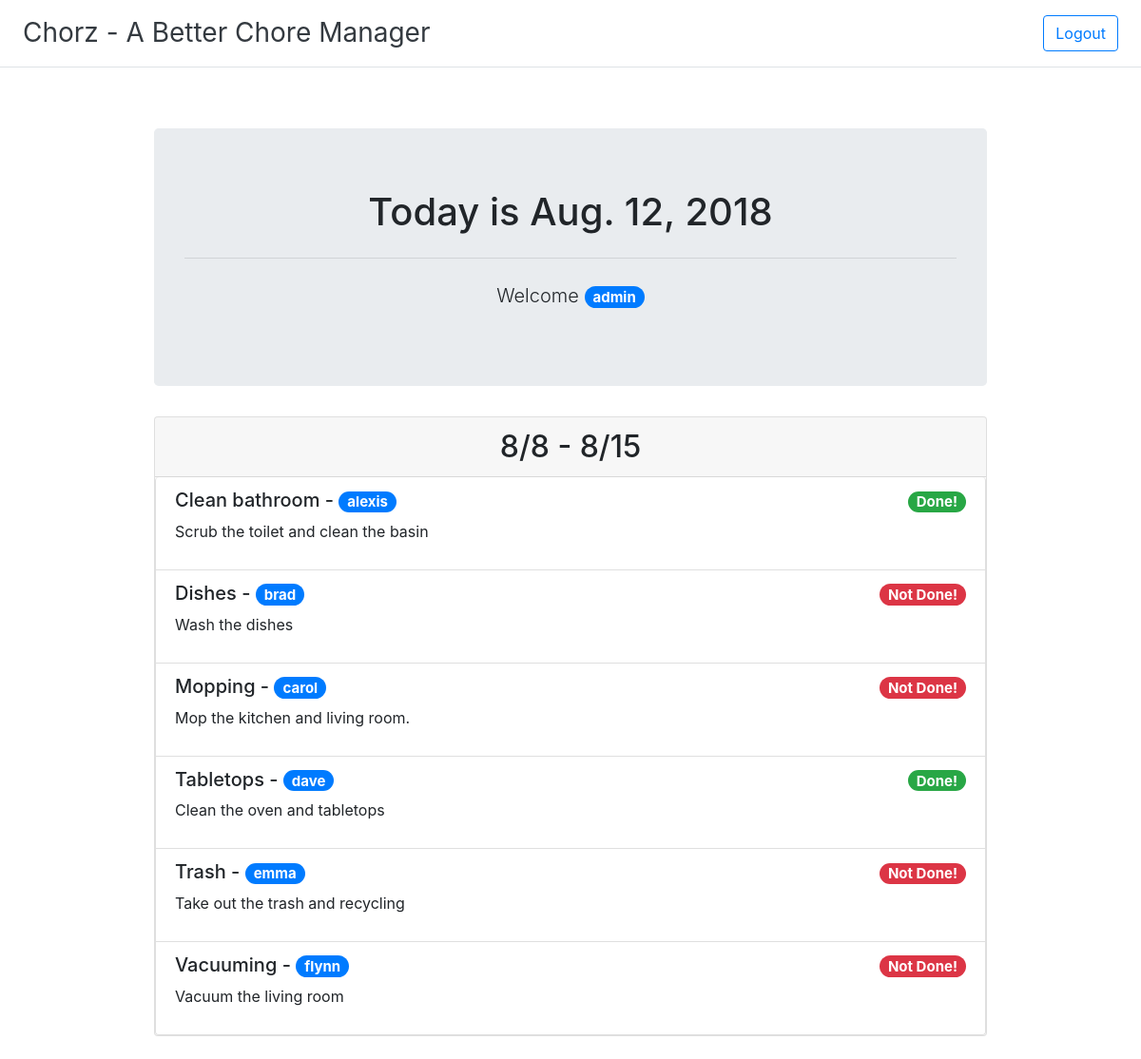
The app's page / (signed in) with its own data.
### dashboard/models.py (models this page shows)
class Chore(models.Model):
    name = models.CharField(max_length=50, help_text='Enter the chore name')
    description = models.TextField(help_text='Enter the description for the chore')
    user = models.ForeignKey(User, on_delete=models.SET_NULL, null=True, blank=True)
    is_done = models.BooleanField(default=False)
    class Meta:
        ordering = ['name']
    def __str__(self):
        return self.name

### dashboard/views.py (the view, shortened to what this page needs)
# urls.py: path('', views.Index.as_view(), name='index'),
class Index(generic.ListView):
    model = Chore
    template_name = 'index.html'
    def get_context_data(self, **kwargs):
        context = super().get_context_data(**kwargs)
        scheduler = Scheduler.objects.get(pk=1)
        start_date = scheduler.start
        end_date = start_date + datetime.timedelta(days=7)
        this_date = datetime.date.today()
        def rotate(l, rotations):
            return l[rotations:] + l[:rotations]
        rotations = 0
        try:
            users_chore = Chore.objects.get(user__username=self.request.user.username)
        except Chore.DoesNotExist:
            users_chore = None
        context['start_date'] = f'{start_date.month}/{start_date.day}'
        context['end_date'] = f'{end_date.month}/{end_date.day}'
        context['this_date'] = this_date
        context['rotations'] = rotations
        context['logged_in_user'] = self.request.user
        context['users_chore'] = users_chore
        return context

### dashboard/templates/index.html (shortened to what this page needs)
{% extends "base_generic.html" %}
{% block content %}
<div class="jumbotron mx-auto" style="width: 75%;">
  <h1 class="display-5">Today is {{ this_date }}</h1>
  {% if logged_in_user.username %}
      <hr class="my-4">
      <p class="lead">Welcome <span class="badge badge-pill badge-primary align-middle">{{ logged_in_user.username }}</span></p>
  {% else %}
  <p class="lead"><a href="accounts/login">Login</a> to view/complete your weekly chore.</p>
  {% endif %}
</div>
<div class="card mx-auto" style="width: 75%;">
  <h2 class="card-header display-5">{{ start_date }} - {{ end_date }}</h2>
  <ul class="list-group">
    {% if object_list %}
      {% for chore in object_list %}
        <li class="list-group-item flex-column align-items-start">
          <div class="d-flex w-100 justify-content-between">
            <h5 class="text-left">
                {{ chore }} -
                <span class="badge badge-pill badge-primary">
                    {{ chore.user }}
                </span>
            </h5>
            {% if chore.is_done %}
            <h5><span class="badge badge-pill badge-success">Done!</span></h5>
            {% else %}
            <h5><span class="badge badge-pill badge-danger">Not Done!<span></h5>
            {% endif %}
          </div>
          <div class="d-flex w-100 justify-content-between">
            <p class="text-left">{{ chore.description }}</p>
          </div>
        </li>
      {% endfor %}
    {% else %}
      <li class="list-group-item">There are no chores.</li>
    {% endif %}
  </ul>
</div>
{% endblock %}

### records on screen
Chore: name "Clean bathroom", user "alexis", is_done "Done!", description "Scrub the toilet and clean the basin"
Chore: name "Dishes", user "brad", is_done "Not Done!", description "Wash the dishes"
Chore: name "Mopping", user "carol", is_done "Not Done!", description "Mop the kitchen and living room."
Chore: name "Tabletops", user "dave", is_done "Done!", description "Clean the oven and tabletops"
Chore: name "Trash", user "emma", is_done "Not Done!", description "Take out the trash and recycling"
Chore: name "Vacuuming", user "flynn", is_done "Not Done!", description "Vacuum the living room"

### other values on screen
{{ logged_in_user.username }} "admin"
{{ start_date }} "8/8"
{{ end_date }} "8/15"
